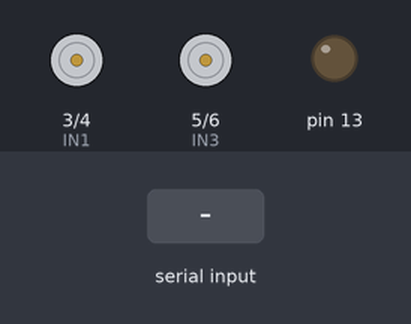
A sketch run on a simulated Arduino Uno, built with avr-gcc and run on an emulated ATmega328P. Parts: motor-driver pin pairs drawn as motors (green arrow = first pin HIGH = forward, orange = second pin HIGH = backward, longer = more drive, scaled by the enable pin), output pins drawn as LEDs (lit = HIGH). Inputs (shaded band) come from the test bench.

Above: at 1.2 s.
1.3 s: "F" received over Serial
2.8 s: "B" received over Serial
4.3 s: "R" received over Serial
5.8 s: "L" received over Serial
7.3 s: "W" received over Serial
At 7.6 s:
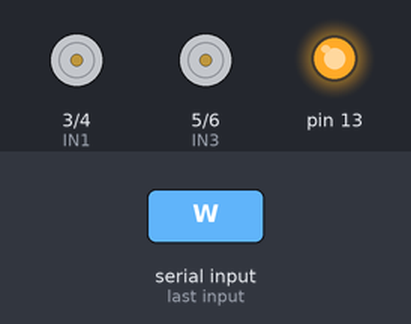
8.8 s: "F" received over Serial
Timing chart, 0 to 11.3 s (numbered marks = the images above; inputs shaded):
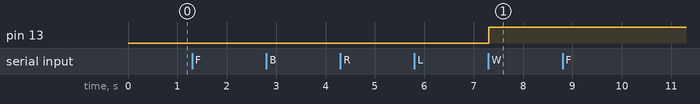

The sketch:

01._RC_Car.ino
```cpp
int ENA = 2;
int ENB = 7;
int IN1 = 3;
int IN2 = 4;
int IN3 = 5;
int IN4 = 6;
int del = 5;
char c;
bool lightOn = 0;
void setup() {
  Serial.begin(9600);
  pinMode(ENA, OUTPUT);
  pinMode(ENB, OUTPUT);
  pinMode(IN1, OUTPUT);
  pinMode(IN2, OUTPUT);
  pinMode(IN3, OUTPUT);
  pinMode(IN4, OUTPUT);
  pinMode(13, OUTPUT);
  digitalWrite(ENA,HIGH);
  digitalWrite(ENB,HIGH);
  digitalWrite(13, LOW);
  lightOn = 0;

}

void CWA(){
  digitalWrite(IN1, HIGH);
  digitalWrite(IN2, LOW);
}
void CCWA(){
  digitalWrite(IN1, LOW);
  digitalWrite(IN2, HIGH);
}

void CWB(){
  digitalWrite(IN3, HIGH);
  digitalWrite(IN4, LOW);
}
void CCWB(){
  digitalWrite(IN3, LOW);
  digitalWrite(IN4, HIGH);
}
void offA(){
  digitalWrite(IN1, LOW);
  digitalWrite(IN2, LOW);
}
void offB(){
  digitalWrite(IN3, LOW);
  digitalWrite(IN4, LOW);
}
void goOff(){
  offA();
  offB();
}
void goFront(){
  CWA();
  CWB();
}
void goBack(){
  CCWA();
  CCWB();
}

void goRight(){
  offA();
  CWB();
  CCWA();
}
void goLeft(){
  offB();
  CWA();
  CCWB();
}
void goStop(){
  offA();
  offB();
}

void loop() {
  if(Serial.available()){
    c = Serial.read();
    if(c == 'F'){
      goFront();
      delay(del);
    }else if(c == 'B'){
      goBack();
      delay(del);
    }else if(c == 'R'){
      goRight();
      delay(del);
    }else if(c == 'L'){
      goLeft();
      delay(del);
    }else if(c == 'W'){
      if(lightOn){
        digitalWrite(13, LOW);
        lightOn = 0;
      }else{
        digitalWrite(13, HIGH);
        lightOn = 1;
      }
    }else{
      goStop();
    }
  }else{
    goStop();
  }

}
```

Measured:
- after the input at 7.3 s, pin 13: LOW → HIGH at once
